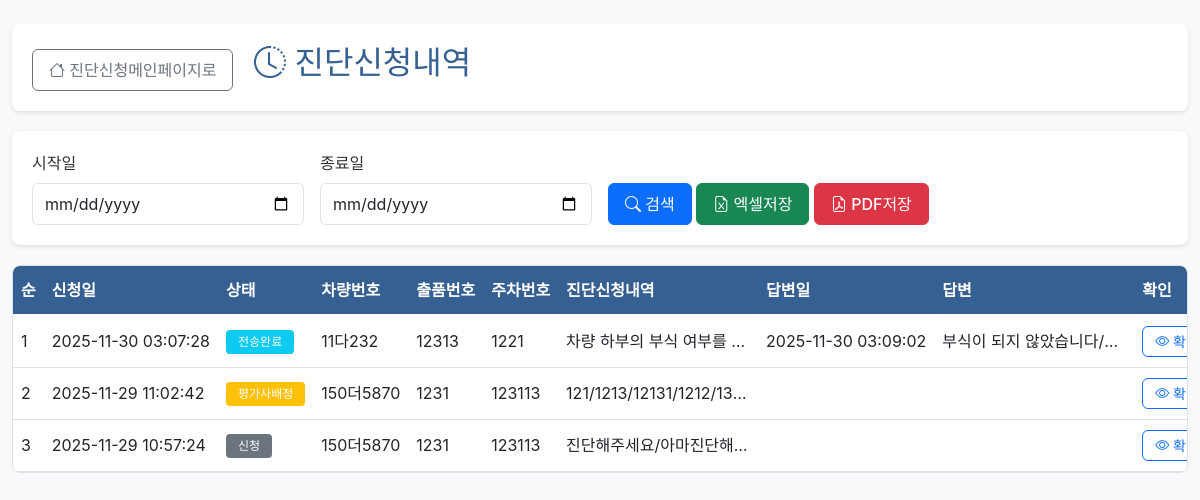
Page /diagnosis/history (signed in) on the committed database.
### tables this page shows
CREATE TABLE diagnosis_requests (
            id INTEGER PRIMARY KEY AUTOINCREMENT,
            applicant_id INTEGER NOT NULL,
            request_date TEXT NOT NULL DEFAULT (datetime('now', 'localtime')),
            vehicle_number TEXT,
            lot_number TEXT,
            parking_number TEXT,
            status TEXT NOT NULL DEFAULT '신청',
            evaluator_id INTEGER,
            evaluator_name TEXT,
            answer_date TEXT,
            confirmed_at TEXT,
            translated_summary TEXT,
            translated_at TEXT,
            sent_at TEXT,
            fee INTEGER DEFAULT 120000,
            FOREIGN KEY (applicant_id) REFERENCES users(id) ON DELETE CASCADE,
            FOREIGN KEY (evaluator_id) REFERENCES users(id) ON DELETE SET NULL
        );

### app.py (the view)
@app.route("/diagnosis/history")
@login_required
@role_required("진단신청")
def diagnosis_history():
    db = get_db()
    start_date = request.args.get("start_date")
    end_date = request.args.get("end_date")
    query = """
        SELECT * FROM diagnosis_requests
        WHERE applicant_id = ?
    """
    params: List[Any] = [session["user_id"]]
    if start_date:
        query += " AND date(request_date) >= date(?)"
        params.append(start_date)
    if end_date:
        query += " AND date(request_date) <= date(?)"
        params.append(end_date)
    query += " ORDER BY request_date DESC LIMIT 10"
    rows = db.execute(query, params).fetchall()
    enriched = []
    for row in rows:
        details = _fetch_request_details(row["id"])
        responses = _fetch_response_details(row["id"])
        enriched.append(
            {
                "row": row,
                "request_summary": _summarize_details(details, "content"),
                "response_summary": _summarize_details(responses, "content"),
            }
        )
    return render_template(
        "diagnosis/history.html",
        diagnoses=enriched,
        start_date=start_date or "",
        end_date=end_date or "",
    )

### app.py (called while the page is built)
def get_db() -> sqlite3.Connection:
    if "db" not in g:
        conn = sqlite3.connect(DB_PATH)
        conn.row_factory = sqlite3.Row
        g.db = conn
    return g.db

def login_required(func):
    from functools import wraps
    @wraps(func)
    def wrapper(*args, **kwargs):
        if "user_id" not in session:
            return redirect(url_for("login"))
        return func(*args, **kwargs)
    return wrapper

def role_required(*roles):
    from functools import wraps
    def decorator(func):
        @wraps(func)
        def wrapper(*args, **kwargs):
            if "user_type" not in session or session["user_type"] not in roles:
                abort(403)
            return func(*args, **kwargs)
        return wrapper
    return decorator

def _fetch_request_details(diagnosis_id: int) -> List[sqlite3.Row]:
    db = get_db()
    return db.execute(
        """
        SELECT * FROM diagnosis_request_items
        WHERE diagnosis_id = ?
        ORDER BY sequence ASC
        LIMIT 5
        """,
        (diagnosis_id,),
    ).fetchall()

def _fetch_response_details(diagnosis_id: int) -> List[sqlite3.Row]:
    db = get_db()
    return db.execute(
        """
        SELECT d.*, u.name AS responder_name
        FROM diagnosis_response_details d
        JOIN users u ON u.id = d.responder_id
        WHERE d.diagnosis_id = ?
        ORDER BY sequence ASC
        """,
        (diagnosis_id,),
    ).fetchall()

def _summarize_details(rows: Iterable[sqlite3.Row], field: str) -> str:
    parts: List[str] = []
    for row in rows:
        value = row[field]
        if not value:
            continue
        parts.append(value.strip())
    return "/".join(parts[:5])

### templates/diagnosis/history.html (shortened to what this page needs)
{% extends "base.html" %}
{% block content %}
<div class="container-fluid py-4">
    <div class="page-header">
        <div class="d-flex justify-content-between align-items-center">
            <div>
                <a href="{{ url_for('diagnosis_dashboard') }}" class="btn btn-outline-secondary">
                    <i class="bi bi-house"></i> 진단신청메인페이지로
                </a>
                <h2 class="d-inline ms-3"><i class="bi bi-clock-history"></i> 진단신청내역</h2>
            </div>
        </div>
    </div>
    <div class="filter-section">
        <form method="GET" class="row g-3 align-items-end">
            <div class="col-md-3">
                <label class="form-label">시작일</label>
                <input type="date" class="form-control" name="start_date" value="{{ start_date }}">
            </div>
            <div class="col-md-3">
                <label class="form-label">종료일</label>
                <input type="date" class="form-control" name="end_date" value="{{ end_date }}">
            </div>
            <div class="col-md-6">
                <button type="submit" class="btn btn-primary">
                    <i class="bi bi-search"></i> 검색
                </button>
                <a href="{{ url_for('diagnosis_history_export', fmt='xlsx', start_date=start_date, end_date=end_date) }}" class="btn btn-success">
                    <i class="bi bi-file-earmark-excel"></i> 엑셀저장
                </a>
                <a href="{{ url_for('diagnosis_history_export', fmt='pdf', start_date=start_date, end_date=end_date) }}" class="btn btn-danger">
                    <i class="bi bi-file-earmark-pdf"></i> PDF저장
                </a>
            </div>
        </form>
    </div>
    <div class="table-wrapper">
        <table class="table table-hover">
            <thead class="table-fixed-header">
                <tr>
                    <th>순</th>
                    <th>신청일</th>
                    <th>상태</th>
                    <th>차량번호</th>
                    <th>출품번호</th>
                    <th>주차번호</th>
                    <th>진단신청내역</th>
                    <th>답변일</th>
                    <th>답변</th>
                    <th>확인</th>
                </tr>
            </thead>
            <tbody>
                {% for item in diagnoses[:10] %}
                {% set row = item.row %}
                <tr>
                    <td>{{ loop.index }}</td>
                    <td>{{ row.request_date }}</td>
                    <td>
                        <span class="badge bg-{% if row.status == '신청' %}secondary{% elif row.status == '답변완료' %}success{% elif row.status == '전송완료' %}info{% else %}warning{% endif %}">
                            {{ row.status }}
                        </span>
                    </td>
                    <td>{{ row.vehicle_number or '' }}</td>
                    <td>{{ row.lot_number or '' }}</td>
                    <td>{{ row.parking_number or '' }}</td>
                    <td class="text-summary">{{ item.request_summary or '' }}</td>
                    <td>{{ row.answer_date or '' }}</td>
                    <td class="text-summary">{{ item.response_summary or '' }}</td>
                    <td>
                        <button class="btn btn-sm btn-outline-primary view-details-btn" data-id="{{ row.id }}">
                            <i class="bi bi-eye"></i> 확인
                        </button>
                    </td>
                </tr>
                {% endfor %}
            </tbody>
        </table>
    </div>
</div>
{% endblock %}

### static/css/style.css (style rules this page uses)
:root { --primary-color: #366092; --secondary-color: #6c757d; --success-color: #28a745; --danger-color: #dc3545; --warning-color: #ffc107; --info-color: #17a2b8; --light-bg: #f8f9fa; --border-color: #dee2e6; }
body { font-family: 'Noto Sans KR', -apple-system, BlinkMacSystemFont, 'Segoe UI', Roboto, sans-serif; background-color: var(--light-bg); color: #333; }
.table-wrapper { position: relative; overflow-x: auto; border: 1px solid var(--border-color); border-radius: 8px; }
.table-fixed-header { position: sticky; top: 0; z-index: 10; background-color: var(--primary-color); color: white; }
.table-fixed-header th { background-color: var(--primary-color) !important; color: white !important; font-weight: 600; padding: 12px 8px; white-space: nowrap; border-bottom: 2px solid rgba(255,255,255,0.3); }
.table { margin-bottom: 0; width: 100%; min-width: 800px; }
.table td { padding: 10px 8px; vertical-align: middle; white-space: nowrap; }
.btn { border-radius: 6px; font-weight: 500; padding: 8px 16px; transition: all 0.2s; }
.btn-sm { padding: 4px 12px; font-size: 0.875rem; }
.page-header { background: white; padding: 20px; border-radius: 8px; margin-bottom: 20px; box-shadow: 0 2px 4px rgba(0,0,0,0.1); }
.page-header h2 { margin: 0; color: var(--primary-color); }
.filter-section { background: white; padding: 20px; border-radius: 8px; margin-bottom: 20px; box-shadow: 0 2px 4px rgba(0,0,0,0.1); }
.form-control, .form-select { border-radius: 6px; border: 1px solid var(--border-color); padding: 8px 12px; }
.badge { padding: 6px 12px; border-radius: 4px; font-weight: 500; }
.text-summary { max-width: 200px; overflow: hidden; text-overflow: ellipsis; white-space: nowrap; }

### rows in the picture
diagnosis_requests: request_date "2025-11-30 03:07:28", status "전송완료", vehicle_number "11다232", lot_number "12313", parking_number "1221", answer_date "2025-11-30 03:09:02"
diagnosis_requests: request_date "2025-11-29 11:02:42", status "평가사배정", vehicle_number "150더5870", lot_number "1231", parking_number "123113"
diagnosis_requests: request_date "2025-11-29 10:57:24", status "신청", vehicle_number "150더5870", lot_number "1231", parking_number "123113"

### other values in the picture
{{ item.request_summary or '' }} "차량 하부의 부식 여부를…" "121/1213/12131/1212/13…" "진단해주세요/아마진단해…"
{{ item.response_summary or '' }} "부식이 되지 않았습니다/…"
